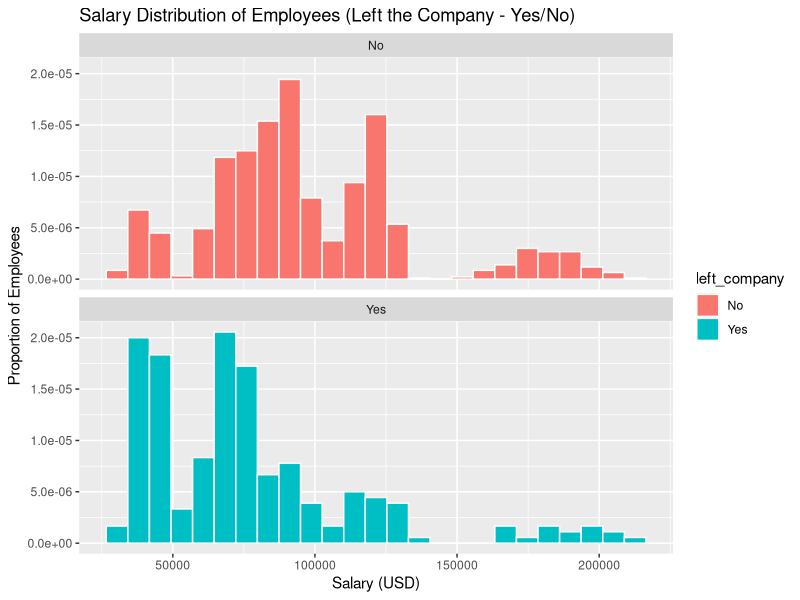
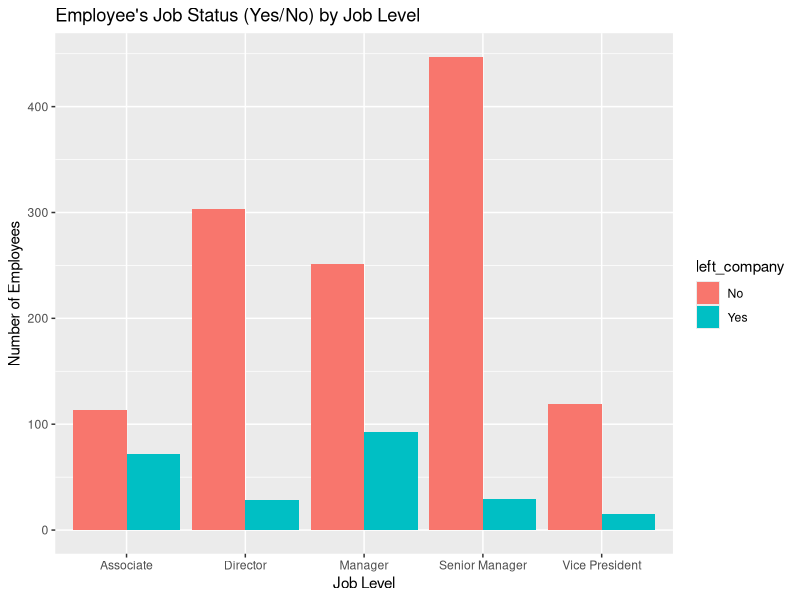
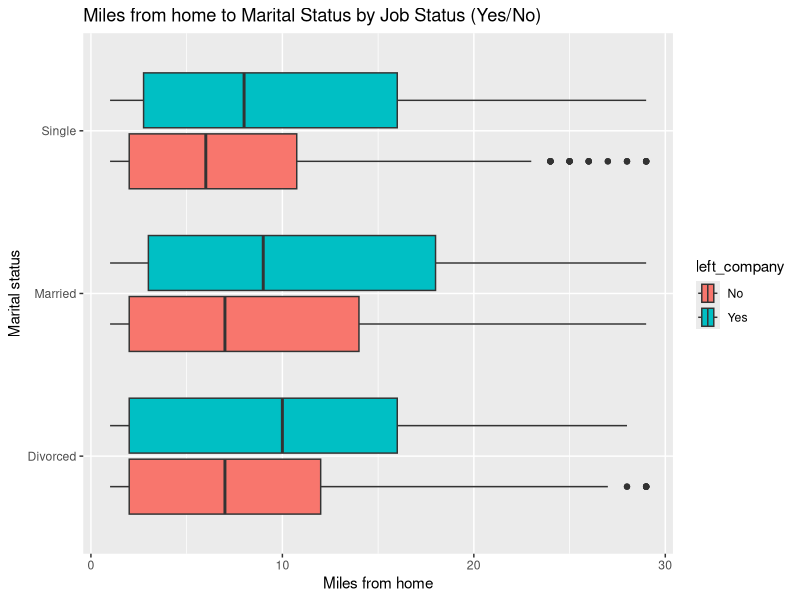

R code for these plots, in order:
## ---- chunk 1
# Load the Employee Data csv file into a dataframe

library(tidyverse)
library(dplyr)
library(ggplot2)
employee_data <- read_csv('EmployeeData.csv')
## ---- chunk 2
# Summary for salary and left_company
employee_data %>%
  group_by(left_company) %>%
  summarize(num_employees = n(),
            min_salary = min(salary),
            max_salary = max(salary),
            avg_salary = mean(salary),
            sd_salary = sd(salary),
            pct_less_50k = mean(salary <= 50000))
## ---- chunk 3
# Plot for salary and left_company
employee_data %>%
  ggplot(mapping = aes(x = salary, y = ..density.., fill = left_company)) +
  geom_histogram(color = "white", bins = 25) +
  facet_wrap(~ left_company, nrow = 2) +
  labs(title = "Salary Distribution of Employees (Left the Company - Yes/No)", x = "Salary (USD)", y = "Proportion of Employees")
## ---- chunk 4
# Summary for hours_worked and left_company
employee_data %>%
  group_by(left_company) %>%
  summarize(num_employees = n(),
            min_hours = min(weekly_hours),
            max_hours = max(weekly_hours),
            avg_hours = mean(weekly_hours),
            sd_hours = sd(weekly_hours))
## ---- chunk 5
# Plot for job_level and left_company
employee_data %>%
  ggplot(mapping = aes(x = job_level, fill = left_company)) +
  geom_bar(stat = "count", position = "dodge") +
  labs(title = "Employee's Job Status (Yes/No) by Job Level", x = "Job Level", y = "Number of Employees")
## ---- chunk 6
# Plot for mile_from_home, marital_status, and left_company
employee_data %>%
  ggplot(mapping = aes(x = miles_from_home, y = marital_status, fill = left_company)) +
  geom_boxplot() +
  labs(title = "Miles from home to Marital Status by Job Status (Yes/No)", x = "Miles from home", y = "Marital status")
## ---- chunk 7
employee_data %>%
  group_by(left_company) %>%
  select(left_company, yrs_at_company) %>%
  summarize(num_employees = n(), 
            max_years = max(yrs_at_company),
            mean_years = mean(yrs_at_company),
            sd_years = sd(yrs_at_company),
            pct_less_5yrs = mean(yrs_at_company <= 5),
            pct_less_10yrs = mean(yrs_at_company <= 10))
## ---- chunk 8
employee_data %>%
  group_by(left_company) %>%
  summarize(num_employees = n(),
            min_company = min(previous_companies),
            max_company = max(previous_companies),
            mean_company = mean(previous_companies),
            sd_company = sd(previous_companies),
            pct_less_3comp = mean(previous_companies <= 3))
